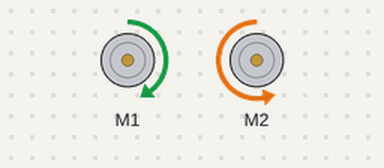
Simulated run of this sketch. Board: Arduino Uno, built with avr-gcc and run on an emulated ATmega328P. Shown: 2 × DC motor (green arrow = forward, orange = backward, longer = faster). What the sketch prints to the serial monitor is not drawn.

Above: at 0.1 s.
Timing chart, 0 to 1.6 s (numbered marks = the images above):
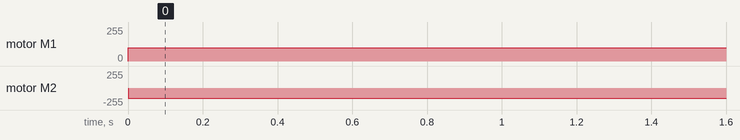

Measured:
- by itself, motor M1: stopped → forward 100/255 at 0.00 s
- by itself, motor M2: stopped → backward 150/255 at 0.00 s

The sketch:

motores.ino
```cpp
#include <AFMotor.h>

AF_DCMotor motor(1);
AF_DCMotor motor1(2);

void setup()
{
  Serial.begin(9600);           // set up Serial library at 9600 bps
  Serial.println("Motor party!");

  motor.setSpeed(100);
  motor.run(RELEASE);
  motor1.setSpeed(120);
  motor1.run(RELEASE);
}

void loop()
{
   motor.setSpeed(100);
   motor1.setSpeed(150);
  motor.run(FORWARD);
    motor1.run(BACKWARD);
  delay (10000);


}
```
